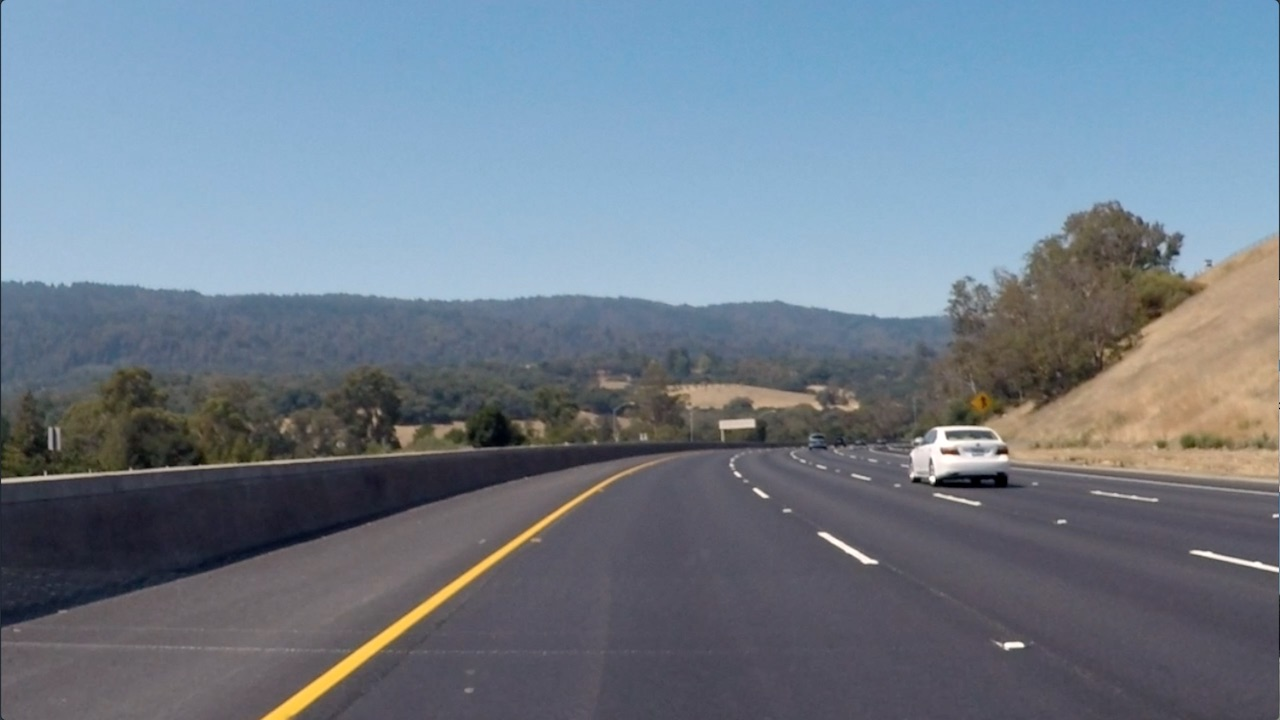
#> input picture cnn/conv-visualization/data/curved_lane.jpg, 1280 x 720 px
$ jupyter execute custom_filters.ipynb   (shell and % lines are left out)
#> lines starting #> are read from the running program, lines starting #| are printed output that depends on the picture
# Creating a Filter, Edge Detection

### Import resources and display image

[cell 1]
import matplotlib.pyplot as plt
import matplotlib.image as mpimg

import cv2
import numpy as np


# Read in the image
image = mpimg.imread('data/curved_lane.jpg')
#> image is the input picture: shape (720, 1280, 3); mean R, G, B 112.1, 125, 138.7

plt.imshow(image)

### Convert the image to grayscale

[cell 2]
# Convert to grayscale for filtering
gray = cv2.cvtColor(image, cv2.COLOR_RGB2GRAY)
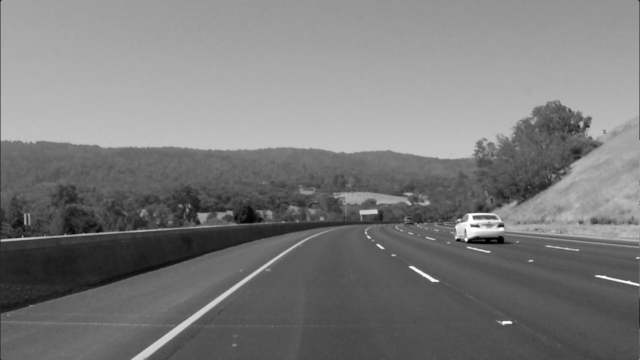
#> gray: shape (720, 1280) (shown at 1/2 size); min 0, max 255, mean 122.7

plt.imshow(gray, cmap='gray')

### TODO: Create a custom kernel

Below, you've been given one common type of edge detection filter: a Sobel operator.

The Sobel filter is very commonly used in edge detection and in finding patterns in intensity in an image. Applying a Sobel filter to an image is a way of **taking (an approximation) of the derivative of the image** in the x or y direction, separately. The operators look as follows.

**It's up to you to create a Sobel x operator and apply it to the given image.**

For a challenge, see if you can put the image through a series of filters: first one that blurs the image (takes an average of pixels), and then one that detects the edges.

[cell 3]
# Create a custom kernel

# 3x3 array for edge detection
sobel_y = np.array([[ -1, -2, -1],
                   [ 0, 0, 0],
                   [ 1, 2, 1]])

## TODO: Create and apply a Sobel x operator
sobel_x = sobel_y.T

# Filter the image using filter2D, which has inputs: (grayscale image, bit-depth, kernel)
filtered_image_y = cv2.filter2D(gray, -1, sobel_y)
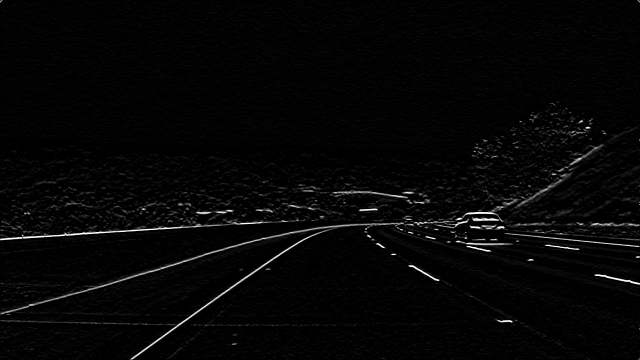
#> filtered_image_y: shape (720, 1280) (shown at 1/2 size); min 0, max 255, mean 5.9
filtered_image_x = cv2.filter2D(gray, -1, sobel_x)

plt.figure(figsize=(12,7))

plt.subplot(121)
plt.imshow(filtered_image_y, cmap='gray')
plt.title("Sobel Y")

plt.subplot(122)
plt.imshow(filtered_image_x, cmap='gray')
plt.title("Sobel X")
plt.show()
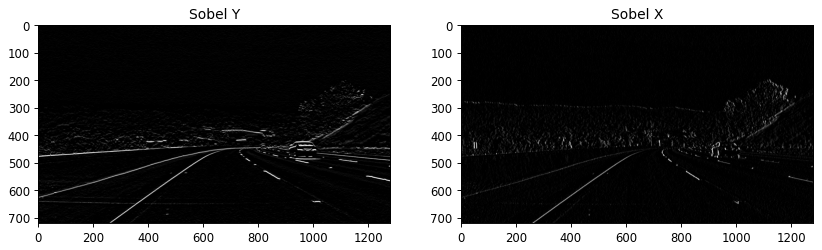
#> figure drawn by matplotlib, 2 panels

### Test out other filters!

You're encouraged to create other kinds of filters and apply them to see what happens! As an **optional exercise**, try the following:
* Create a filter with decimal value weights.
* Create a 5x5 filter
* Apply your filters to the other images in the `images` directory.

[cell 4]
# Create a custom kernel

# new filters
filter_1 = np.array([[-1, -1, -1],
                     [-1,  8, -1],
                     [-1, -1, -1]])

filter_2 = np.array([[0, -1, 0],
                     [-1, 4, -1],
                     [0, -1, 0]])

filter_3 = np.array([[0,   0, -1,  0,  0],
                     [0,  -1, -2, -1,  0],
                     [-1, -2, 16, -2, -1],
                     [0,  -1, -2, -1,  0],
                     [0,   0, -1,  0,  0]])

# Filter the image using filter2D, which has inputs: (grayscale image, bit-depth, kernel)
filtered_image_1 = cv2.filter2D(gray, -1, filter_1)
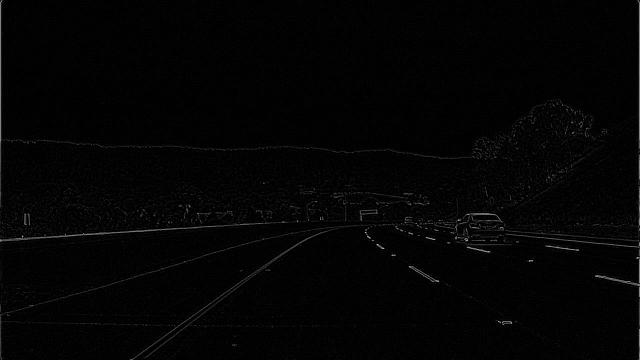
#> filtered_image_1: shape (720, 1280) (shown at 1/2 size); min 0, max 255, mean 3.7
filtered_image_2 = cv2.filter2D(gray, -1, filter_2)
filtered_image_3 = cv2.filter2D(gray, -1, filter_3)
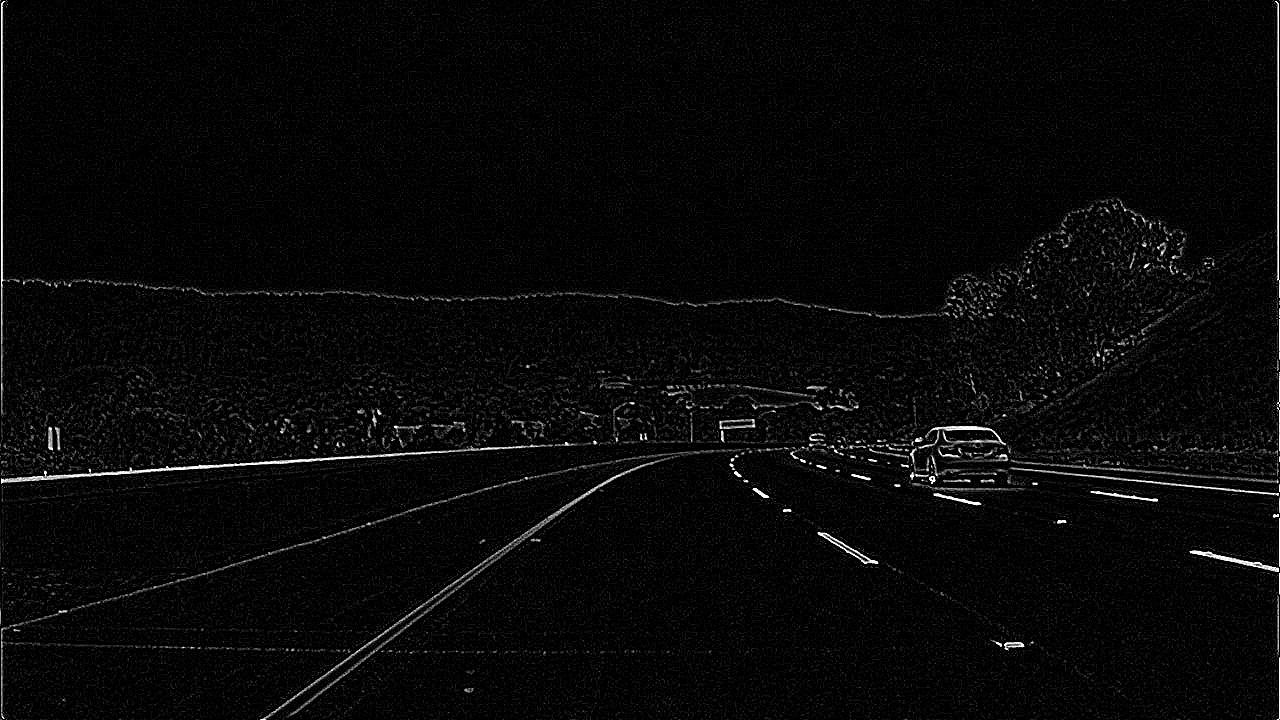
#> filtered_image_3: shape (720, 1280); min 0, max 255, mean 7.9

plt.figure(figsize=(12,21))

plt.subplot(311)
plt.imshow(filtered_image_1, cmap='gray')
plt.title("Filter 1")

plt.subplot(312)
plt.imshow(filtered_image_2, cmap='gray')
plt.title("Filter 2")

plt.subplot(313)
plt.imshow(filtered_image_3, cmap='gray')
plt.title("Filter 3")
plt.show()

$ run again, with cnn/conv-visualization/data/bridge_trees_example.jpg copied over cnn/conv-visualization/data/curved_lane.jpg
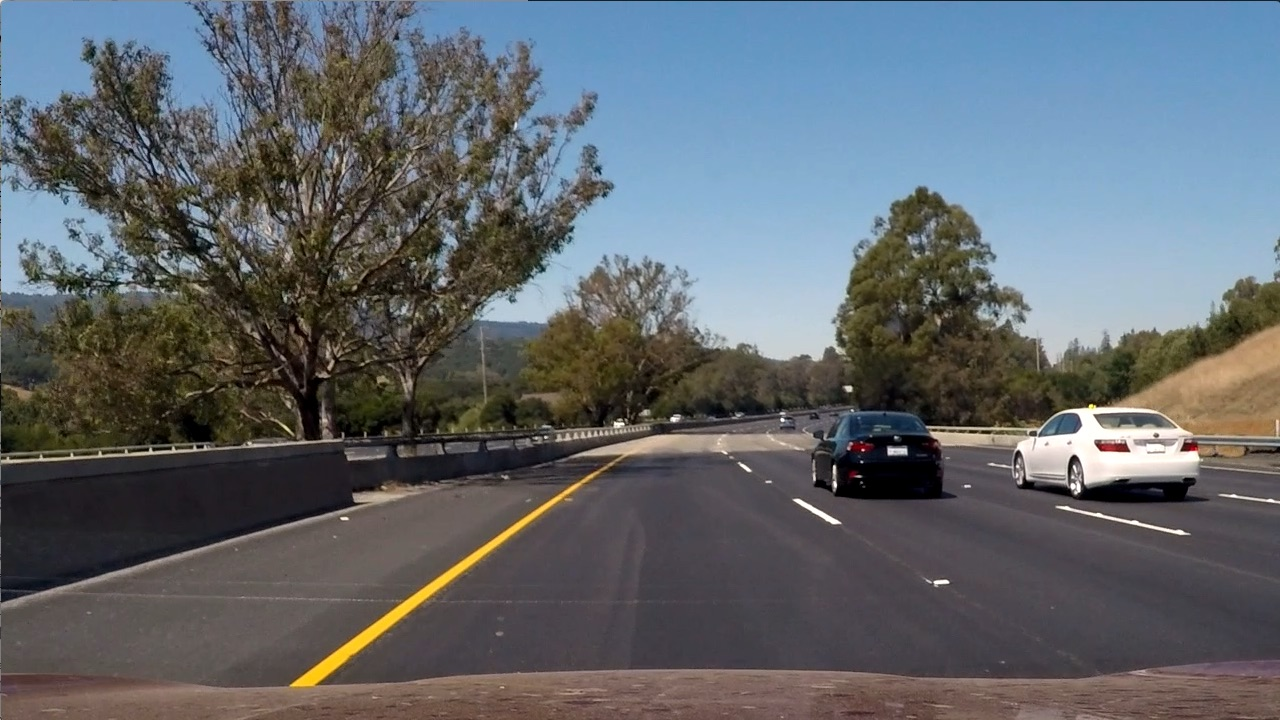
#> input picture cnn/conv-visualization/data/bridge_trees_example.jpg, 1280 x 720 px
#> image is the input picture: shape (720, 1280, 3); mean R, G, B 97, 102.6, 107.9
#> `gray = cv2.cvtColor(image, cv2.COLOR_RGB2GRAY)`:
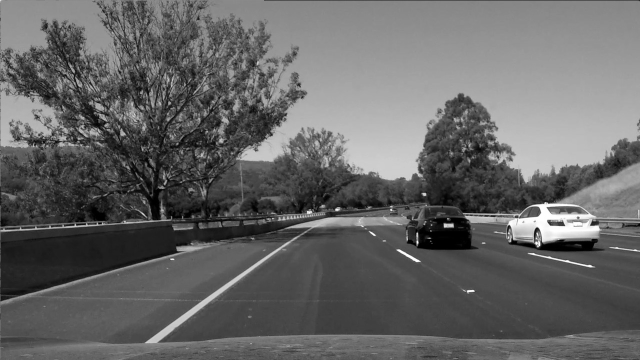
#> gray: shape (720, 1280) (shown at 1/2 size); min 0, max 255, mean 101.5
#> `filtered_image_3 = cv2.filter2D(gray, -1, filter_3)`:
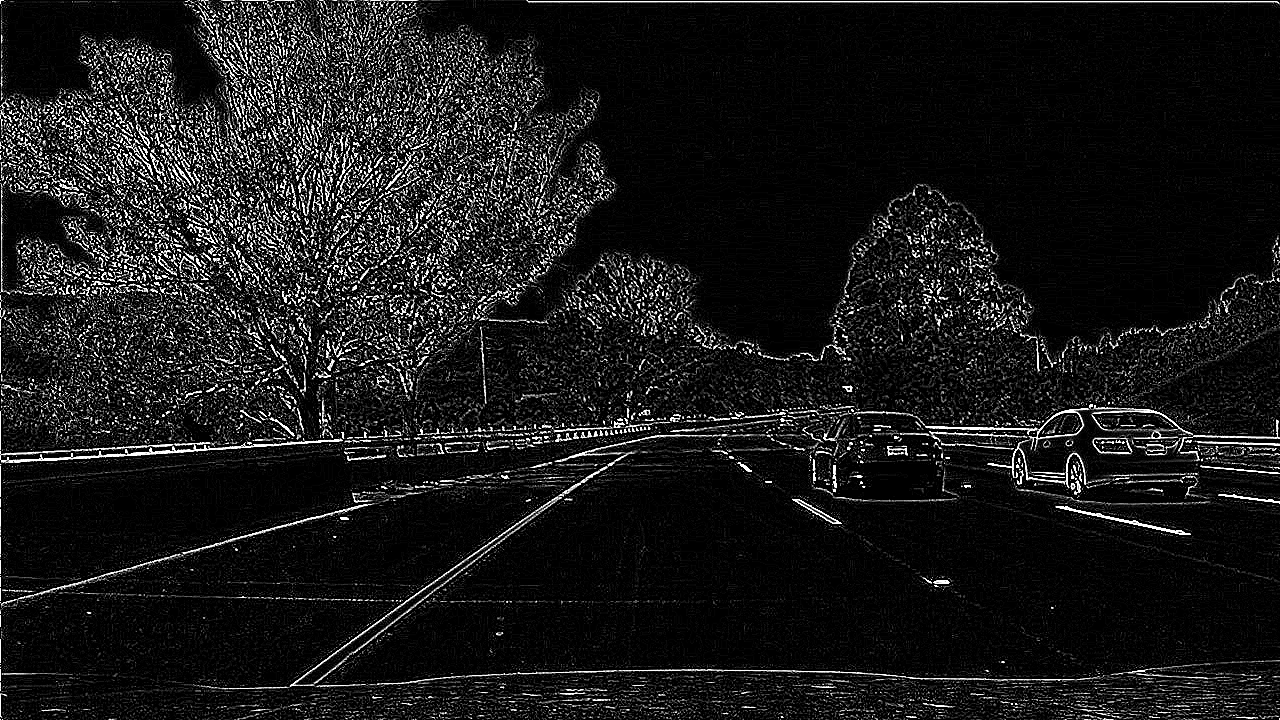
#> filtered_image_3: shape (720, 1280); min 0, max 255, mean 25.2

$ run again, with cnn/conv-visualization/data/white_lines.jpg copied over cnn/conv-visualization/data/curved_lane.jpg
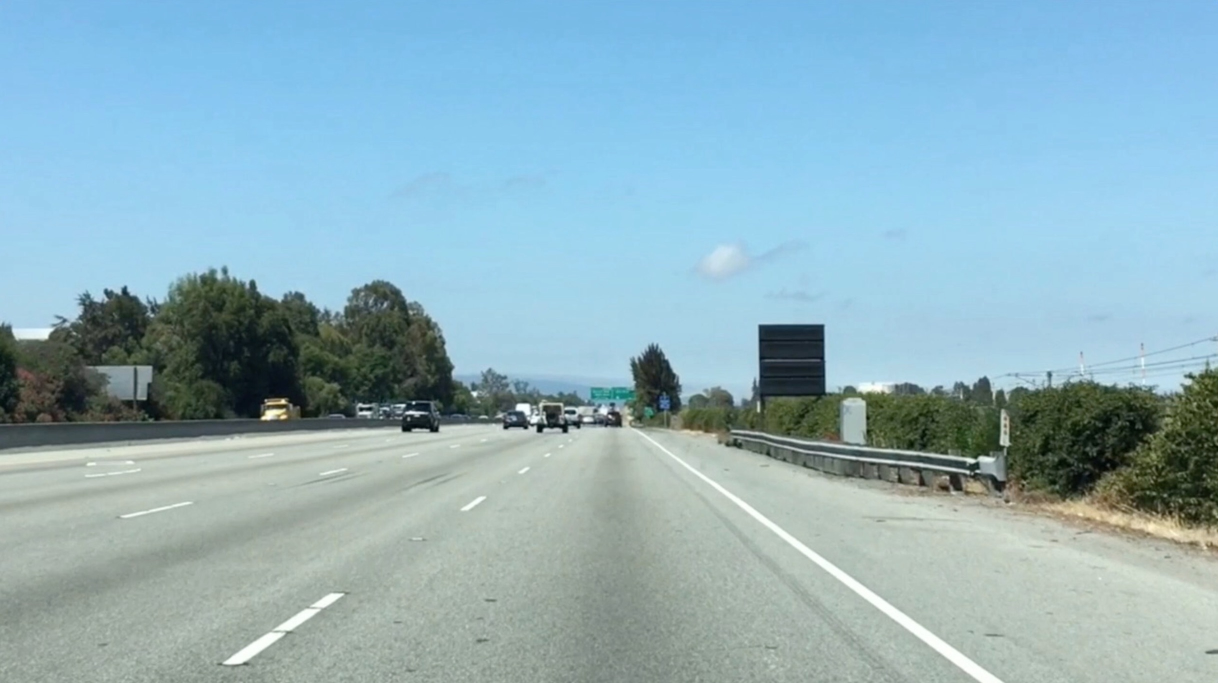
#> input picture cnn/conv-visualization/data/white_lines.jpg, 2436 x 1366 px (shown at 1/2 size)
#> image is the input picture: shape (1366, 2436, 3); mean R, G, B 143.6, 177, 188.4
#> `gray = cv2.cvtColor(image, cv2.COLOR_RGB2GRAY)`:
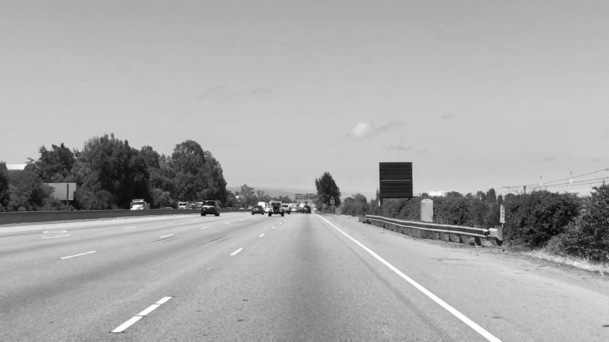
#> gray: shape (1366, 2436) (shown at 1/4 size); min 3, max 255, mean 168.3
#> `filtered_image_3 = cv2.filter2D(gray, -1, filter_3)`:
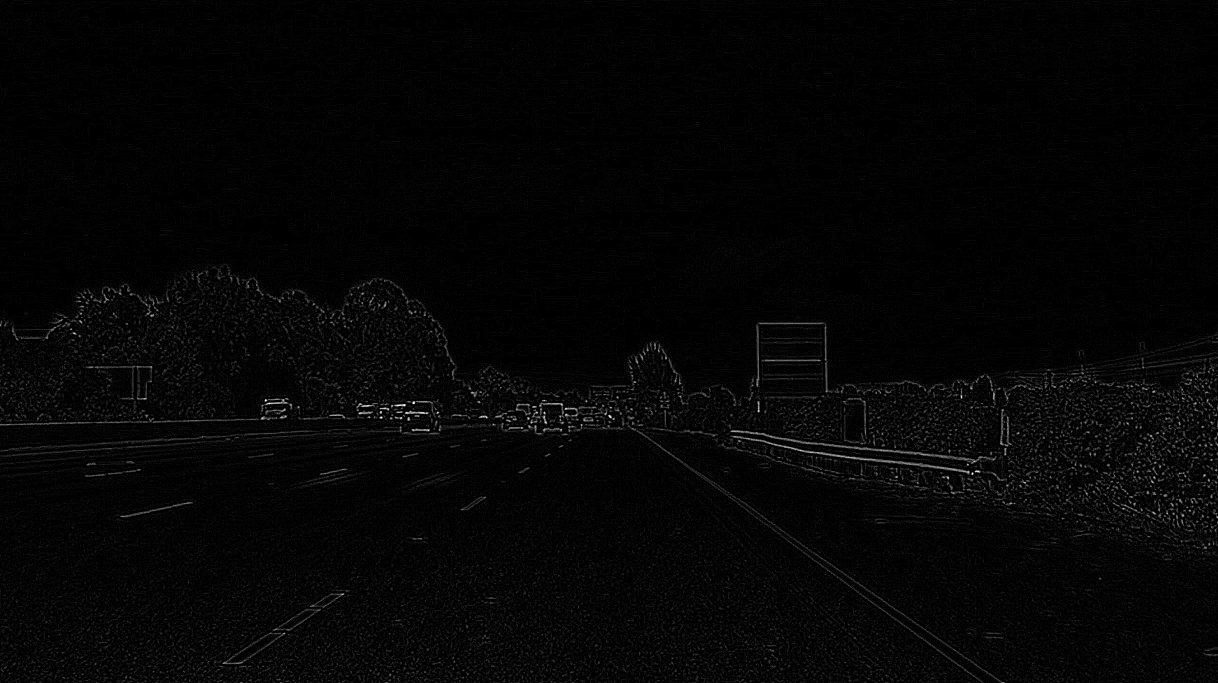
#> filtered_image_3: shape (1366, 2436) (shown at 1/2 size); min 0, max 255, mean 5.1
